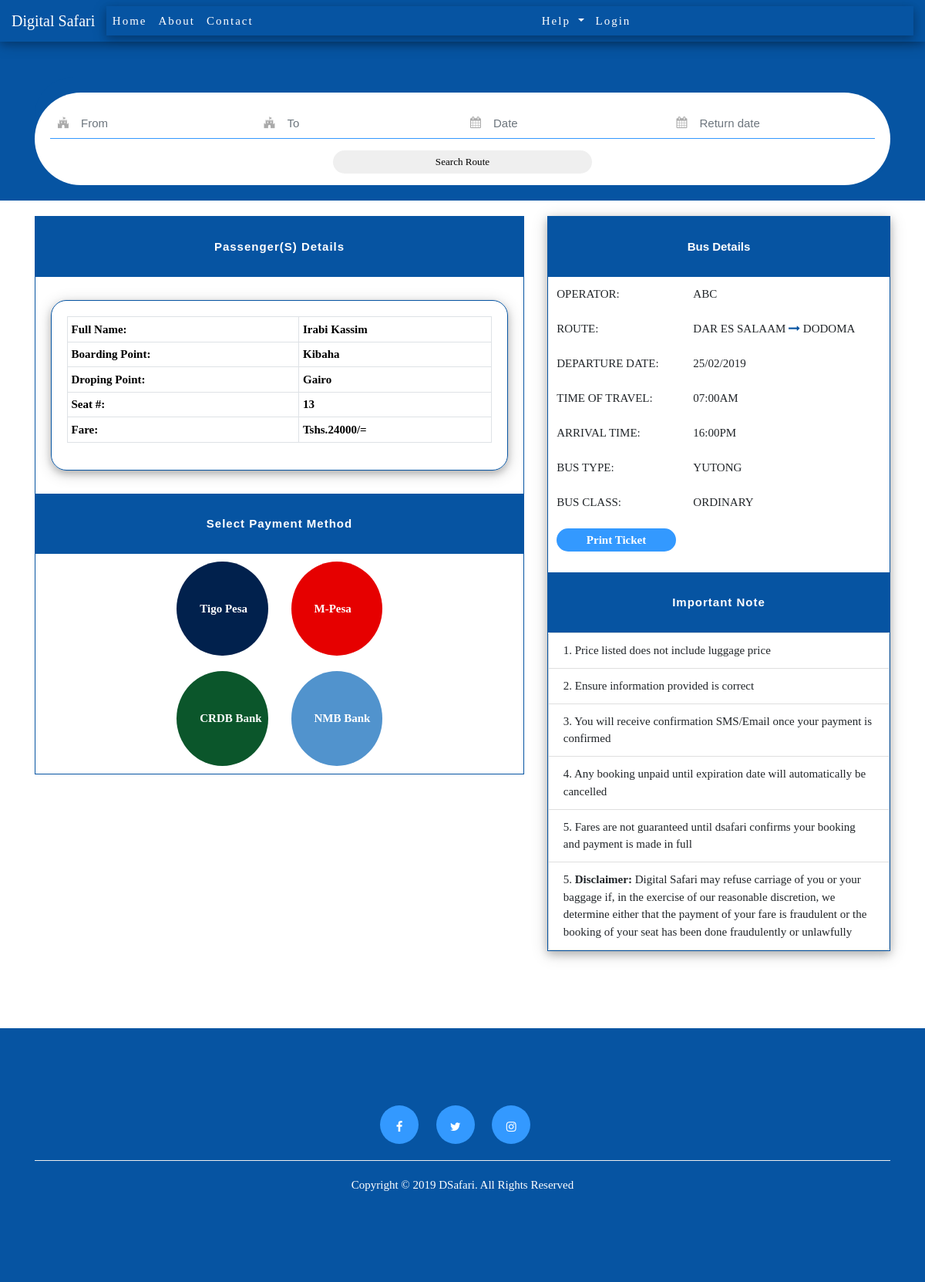
The app's page /passengers_details/payment_option/ with its own data.
### customer/models.py (models this page shows, shortened)
class Passenger(models.Model):
    first_name = models.CharField(max_length = 30)
    last_name = models.CharField(max_length = 30)
    boarding_point = models.CharField(max_length = 50)
    droping_point = models.CharField(max_length = 50)
    seatnumber = models.CharField(max_length = 50)
    nauli = models.CharField(max_length = 50)
    secretecode = models.CharField(max_length = 20)
    ticket_number = models.CharField(max_length = 20)
    class Meta:
        verbose_name_plural = "passengers details"

class PaymentInfo(models.Model):
    payment_status = models.CharField(max_length = 50)
    refence_number = models.CharField(max_length = 100)
    phonenumber = models.CharField(max_length = 50)
    emailaddress = models.EmailField(max_length = 100)
    secrete_code = models.CharField(max_length = 100)
    totalseats = models.CharField(max_length = 3)
    amount_total = models.IntegerField()
    from_p = models.CharField(max_length = 50)
    to_d = models.CharField(max_length = 50)
    date_of_t = models.CharField(max_length = 30)
    time_of_t = models.CharField(max_length = 20)
    plate_n = models.CharField(max_length = 20)
    operator = models.CharField(max_length = 50)
    arrivaltime = models.CharField(max_length = 20)
    bustype = models.CharField(max_length = 20)
    busclass = models.CharField(max_length = 20)
    class Meta:
        verbose_name_plural = "payment information"

### customer/views.py (the view)
# urls.py: url(r'^passengers_details/payment_option/', page.payment_option, name='payment_option'),
def payment_option(request):
    myDate = datetime.now()
    get_payment_info = PaymentInfo.objects.latest('id')
    _data = get_payment_info.secrete_code
    print(_data)
    get_passenger_details = Passenger.objects.filter(secretecode = _data)
    context = {
        'date': myDate,
        'full_details_to_payment_page':get_passenger_details,
        'bus_details_payment_page':get_payment_info,
    }
    return render(request, 'digital_safari/payment_option.html', context)

### customer/templates/digital_safari/payment_option.html (shortened to what this page needs)
{% extends "digital_safari/base.html" %}
{% block content %}
{% include "digital_safari/header.html" %}
<div class="form_for_live_search_routes">
  <div class="container">
    <div class="row">
      <div class="col-md-12">
        <div class="route_form_available_bus">
          {% include "digital_safari/route_form.html" %}
        </div>
      </div>
    </div>
  </div>
</div>
<div class="payment_option_container">
  <div class="container">
    <div class="row">
      <div class="col-md-7">
          <div class="payment_company">
            <div class="passengers_details">
              <h2>Passenger(s) details</h2>
            </div>
            <div class="number_of_passengers">
              {% for data in full_details_to_payment_page %}
              <div class="passenger_payment_layout w3-card-4">
                <table class="table table-sm table-bordered table-hover">
                  <tbody>
                    <tr>
                      <td>Full Name: </td>
                      <td>{{data.first_name}} {{data.last_name}}</td>
                    </tr>
                    <tr>
                      <td>Boarding Point: </td>
                      <td>{{data.boarding_point}}</td>
                    </tr>
                    <tr>
                      <td>Droping Point: </td>
                      <td>{{data.droping_point}}</td>
                    </tr>
                    <tr>
                      <td>Seat #:</td>
                      <td>{{data.seatnumber}}</td>
                    </tr>
                    <tr>
                      <td>Fare: </td>
                      <td>Tshs.{{data.nauli}}/=</td>
                    </tr>
                  </tbody>
                </table>
              </div>
              {% endfor %}
            </div>
            <div class="payment_method_selection">
              <h1>Select payment method</h1>
            </div>
            <div class="payment_method_company">
              <div class="container">
                <div class="row">
                  <div class="col-md-3"></div>
                  <div class="col-md-3">
                    <a href="#">
                    <div class="tigopesa">
                      tigo pesa
                    </div>
                    </a>
                  </div>
                  <div class="col-md-3">
                    <a href="#">
                    <div class="vodacom">
                      m-pesa
                    </div>
                    </a>
                  </div>
                  <div class="col-md-3"></div>
                </div>
                <div class="row bank_row">
                  <div class="col-md-3"></div>
                  <div class="col-md-3">
                    <a href="#">
                    <div class="crdb_bank">
                      CRDB Bank
                    </div>
                    </a>
                  </div>
                  <div class="col-md-3">
                    <a href="#">
                    <div class="nmb_bank">
                      NMB Bank
                    </div>
                    </a>
                  </div>
                  <div class="col-md-3"></div>
                </div>
              </div>
            </div>
          </div>
      </div>
      <div class="col-md-5">
        <div class="full_details_after_get_passenger_or_passnegers_info w3-card-4">
          <div class="bus_details_heading">
            <h2>bus details</h2>
          </div>
          <div class="table-responsive">
            <table class="table table-borderless">
              <tbody>
                <tr>
                  <td>Operator: </td>
                  <td>
                    {{bus_details_payment_page.operator}}
                  </td>
                </tr>
                <tr>
                  <td>Route: </td>
                  <td>
                    {{bus_details_payment_page.from_p}} <i class="fa fa-long-arrow-right" aria-hidden="true"></i> {{bus_details_payment_page.to_d}}
                  </td>
                </tr>
                <tr>
                  <td>Departure Date: </td>
                  <td>
                    {{bus_details_payment_page.date_of_t}}
                  </td>
                </tr>
                <tr>
                  <td>Time of Travel: </td>
                  <td>
                    {{bus_details_payment_page.time_of_t}}
                  </td>
                </tr>
                <tr>
                  <td>Arrival Time: </td>
                  <td>
                    {{bus_details_payment_page.arrivaltime}}
                  </td>
                </tr>
                <tr>
                  <td>Bus Type: </td>
                  <td>
                    {{bus_details_payment_page.bustype}}
                  </td>
                </tr>
                <tr>
                  <td>Bus Class: </td>
                  <td>
                    {{bus_details_payment_page.busclass}}
                  </td>
                </tr>
                <tr>
                  <td>
                    <a href="{% url 'generate_single_view' bus_details_payment_page.id %}" target="_blank" class="btn btn-sm btn_print_ticket">Print Ticket</a>
                  </td>
                </tr>
              </tbody>
            </table>
          </div>
          <div class="important_note">
            <div class="important_note_heading">
              <h1>Important note</h1>
            </div>
            <ul class="list-group">
              <li class="list-group-item">1. Price listed does not include luggage price </li>
              <li class="list-group-item">2. Ensure information provided is correct </li>
              <li class="list-group-item">3. You will receive confirmation SMS/Email once your payment is confirmed </li>
              <li class="list-group-item">4. Any booking unpaid until expiration date will automatically be cancelled </li>
              <li class="list-group-item">5. Fares are not guaranteed until dsafari confirms your booking and payment is made in full </li>
              <li class="list-group-item">5. <strong>Disclaimer:</strong> Digital Safari may refuse carriage of you or your baggage if, in the exercise of our reasonable discretion, we determine either that the payment of your fare is fraudulent or the booking of your seat has been done fraudulently or unlawfully  </li>
            </ul>
          </div>
        </div>
      </div>
    </div>
  </div>
</div>
  {% include "digital_safari/footer.html" %}
{% endblock %}

### customer/templates/digital_safari/base.html (shortened to what this page needs)
<!DOCTYPE html>
<html lang="en">
<head>
    {% load staticfiles %}
    <link rel="stylesheet" href="{% static 'customer/css/bootstrap.min.css' %}">
    <link rel="stylesheet" href="{% static 'customer/css/w3file.css' %}">
    <link rel="stylesheet" href="{% static 'customer/css/css.css' %}">
    <link rel="stylesheet" href="{% static 'customer/fontawesome/css/font-awesome.min.css' %}">
    <link rel="stylesheet" href="{% static 'customer/jqueryui/jquery-ui.css' %}">
</head>
<body>
      {% block content %}{% endblock %}
</body>
</html>

### customer/templates/digital_safari/header.html (shortened to what this page needs)
<div class="w3-card-4">
  <nav class="navbar fixed-top navbar-expand-lg navigation_bar w3-card-4">
    <a class="navbar-brand" href="/">Digital Safari</a>
    <div class="collapse navbar-collapse w3-card-4" id="navbarSupportedContent">
      <ul class="navbar-nav mr-auto">
        <li class="nav-item {% block activehome %}{% endblock %}">
          <a class="nav-link" href="{% url 'homepage' %}">Home</a>
        </li>
        <li class="nav-item {% block activeabout %}{% endblock %}">
          <a class="nav-link" href="{% url 'aboutpage' %}">About</a>
        </li>
        <li class="nav-item {% block activecontact %}{% endblock %}">
          <a class="nav-link" href="{% url 'contactpage' %}">Contact</a>
        </li>
      </ul>
      <ul class="navbar-nav  navbar-right mr-auto">
        <li class="nav-item dropdown">
          <a class="nav-link dropdown-toggle" href="#" id="navbarDropdown" role="button" data-toggle="dropdown" aria-haspopup="true" aria-expanded="false">
            Help
          </a>
        </li>
        <li class="nav-item {% block activelogin %}{% endblock %}">
          <a class="nav-link" href="{% url 'login_user_customer' %}" target="_blank">Login</a>
        </li>
      </ul>
    </div>
  </nav>
</div>

### customer/templates/digital_safari/route_form.html (shortened to what this page needs)
<div class="form_container">
  <form autocomplete="off" action="{% url 'searched_routes' %}" method="GET">
    <div class="search_form_row">
      <div class="row no-gutters">
        <div class="col-md-3">
          <div class="form-group autocomplete">
            <div class="inputWithIcon">
              <input type="text" name="startingpoint" value="{{request.GET.startingpoint}}"placeholder="From" class="form-control" list="region_from" required>
              <i class="fa fa-fort-awesome"></i>
            </div>
          </div>
        </div>
        <div class="col-md-3">
          <div class="form-group">
            <div class="inputWithIcon">
              <input type="text" name="endpoint" value="{{request.GET.endpoint}}"placeholder="To" class="form-control" list="region_destination" required>
              <i class="fa fa-fort-awesome"></i>
            </div>
          </div>
        </div>
        <div class="col-md-3">
          <div class="form-group">
            <div class="inputWithIcon">
              <input type="text" id="departure" value="{{request.GET.departuredate}}" name="departuredate"placeholder="Date" class="form-control" required>
              <i class="fa fa-calendar"></i>
            </div>
          </div>
        </div>
        <div class="col-md-3">
          <div class="form-group">
            <div class="inputWithIcon">
              <input type="text" id="return" name="returndate"placeholder="Return date" class="form-control">
              <i class="fa fa-calendar"></i>
            </div>
          </div>
        </div>
      </div>
      <div class="row">
        <div class="col-md-4 offset-md-4">
          <div class="form-group">
            <center><button type="submit" name="serch_route" class="btn btn-sm btn_search_route btn-block">Search route</button></center>
          </div>
        </div>
      </div>
    </div>
  </form>
</div>

### customer/templates/digital_safari/footer.html (shortened to what this page needs)
<div class="footer_container">
  <div class="container">
    <div class="row">
     <div class="col-md-12">
       <div class="icon_footer">
         <center>
           <a href="#"><i class="fa fa-facebook" aria-hidden="true"></i></a>&nbsp&nbsp&nbsp&nbsp&nbsp
           <a href="#"><i class="fa fa-twitter" aria-hidden="true"></i></a>&nbsp&nbsp&nbsp&nbsp&nbsp
           <a href="#"><i class="fa fa-instagram" aria-hidden="true"></i></a>&nbsp&nbsp&nbsp&nbsp&nbsp
         </center>
       </div>
     </div>
    </div>
    <div class="row">
      <div class="col-md-12">
      </div>
    </div>
    <div class="row">
      <div class="col-md-12">
        <hr>
        <p>Copyright &copy {{ date|date:'Y' }} DSafari. All Rights Reserved </p>
      </div>
    </div>
  </div>
</div>

### customer/static/customer/css/w3file.css (style rules this page uses)
html { box-sizing:border-box }
*,*:before,*:after { box-sizing:inherit }
html { -ms-text-size-adjust:100%;-webkit-text-size-adjust:100% }
body { margin:0 }
article,aside,details,figcaption,figure,footer,header,main,menu,nav,section,summary { display:block }
a { background-color:transparent;-webkit-text-decoration-skip:objects }
hr { box-sizing:content-box;height:0;overflow:visible }
button,input,select,textarea { font:inherit;margin:0 }
button,input { overflow:visible }
button,select { text-transform:none }
button,html [type=button],[type=reset],[type=submit] { -webkit-appearance:button }
html,body { font-family:Verdana,sans-serif;font-size:15px;line-height:1.5 }
html { overflow-x:hidden }
h1 { font-size:36px }
h2 { font-size:30px }
h1,h2,h3,h4,h5,h6 { font-family:"Segoe UI",Arial,sans-serif;font-weight:400;margin:10px 0 }
hr { border:0;border-top:1px solid #eee;margin:20px 0 }
a { color:inherit }
.w3-card-4,.w3-hover-shadow:hover { box-shadow:0 4px 10px 0 rgba(0,0,0,0.2),0 4px 20px 0 rgba(0,0,0,0.19) }

### records on screen
Passenger: first_name "Irabi", last_name "Kassim", boarding_point "Kibaha", droping_point "Gairo", seatnumber "13", nauli "24000"
PaymentInfo: operator "ABC", from_p "DAR ES SALAAM", to_d "DODOMA", date_of_t "25/02/2019", time_of_t "07:00AM", arrivaltime "16:00PM", bustype "YUTONG", busclass "ORDINARY"

### other values on screen
{{ date|date:'Y' }} "2019"
